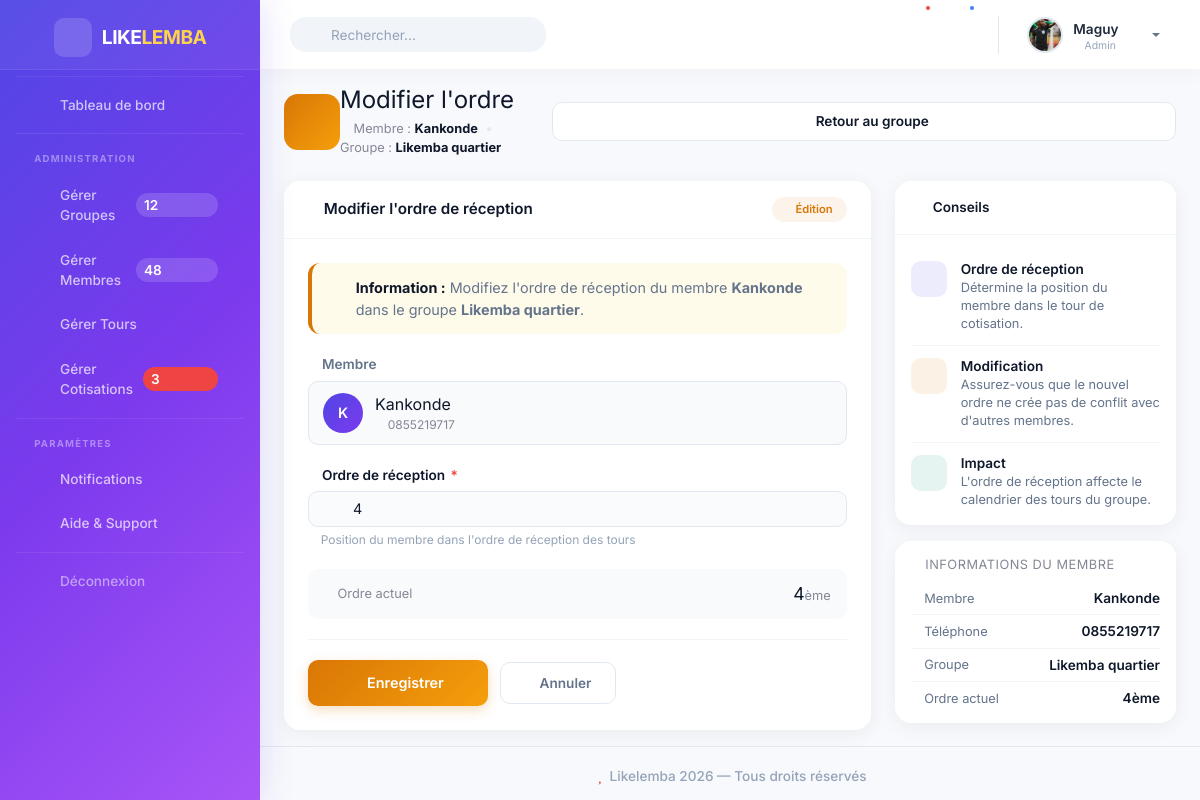
Screenshot of /membres/14/ordre/ (signed in) with the database file from the repository.
### authentification/models.py (models this page shows)
class Utilisateur(AbstractUser):
    telephone = models.CharField(max_length=20)
    ROLE_CHOICES = [
        ('ADMIN', 'Admin'),
        ('MEMBRE', 'Membre')
    ]
    role = models.CharField(max_length=10, choices=ROLE_CHOICES)
    photo = models.ImageField(upload_to='profiles/', null=True, blank=True)
    is_verified = models.BooleanField(default=False)

### likelemba_app/models.py (models this page shows, shortened)
class MembreGroupe(models.Model):
    utilisateur = models.ForeignKey(
        Utilisateur,
        on_delete=models.CASCADE,
        null=True,
        blank=True
    )
    groupe = models.ForeignKey(
        Groupe,
        on_delete=models.CASCADE,
        null=True,
        blank=True
    )
    nom = models.CharField(max_length=100, null=True, blank=True)
    telephone = models.CharField(max_length=20, blank=True)
    ordre_reception = models.IntegerField()
    date_inscription = models.DateTimeField(auto_now_add=True)
    @property
    def nom_affiche(self):
        if self.utilisateur:
            return self.utilisateur.username
        return self.nom or "Membre sans nom"
    class Meta:
        unique_together = ('utilisateur', 'groupe')

class Groupe(models.Model):
    FREQUENCE_CHOICES = [
        ('QUOTIDIEN', 'Quotidien'),
        ('HEBDOMADAIRE', 'Hebdomadaire'),
        ('MENSUEL', 'Mensuel'),
        ('ANNUEL', 'Annuel')
    ]
    STATUT_CHOICES = [
        ('ACTIF', 'Actif'),
        ('TERMINE', 'Terminé')
    ]
    nom = models.CharField(max_length=100)
    montant_cotisation = models.DecimalField(
        max_digits=10,
        decimal_places=2
    )
    frequence = models.CharField(max_length=20, choices=FREQUENCE_CHOICES)
    date_debut = models.DateField()
    statut = models.CharField(max_length=20, choices = STATUT_CHOICES, default='ACTIF')
    date_creation = models.DateTimeField(auto_now_add=True, null=True)
    admin = models.ForeignKey(
        Utilisateur,
        on_delete=models.CASCADE
    )

### likelemba_app/views.py (the view)
# urls.py: path('membres/<int:id>/ordre/', modifier_ordre_membre, name='modifier_ordre_membre'),
@login_required(login_url="login")
def modifier_ordre_membre(request, id):
    membre = get_object_or_404(
        MembreGroupe,
        id=id,
        groupe__admin=request.user  # 🔐 sécurité
    )
    if request.method == 'POST':
        form = OrdreMembreForm(request.POST, instance=membre, groupe=membre.groupe)
        if form.is_valid():
            form.save()
            messages.success(request, "Ordre modifié avec succès")
            return redirect('membres_groupe', groupe_id=membre.groupe.id)
    else:
        form = OrdreMembreForm(instance=membre, groupe=membre.groupe)
    return render(request, 'membres/modifier_ordre.html', {
        'form': form,
        'membre': membre
    })

### likelemba/templates/membres/modifier_ordre.html (shortened to what this page needs)
{% extends 'base.html' %}
{% load static %}
{% block content %}
<div class="page-header mb-3 mb-md-4">
    <div class="d-flex flex-column flex-sm-row justify-content-between align-items-start align-items-sm-center gap-3">
        <div>
            <div class="d-flex align-items-center gap-3">
                <div class="group-avatar-large" style="background: linear-gradient(135deg, #d97706, #f59e0b);">
                    <i class="fas fa-sort-numeric-up"></i>
                </div>
                <div>
                    <h1 class="h4 h-md-3 mb-1 fw-bold" style="color: #0f172a;">
                        Modifier l'ordre
                    </h1>
                    <p class="text-muted small mb-0">
                        <i class="fas fa-user me-1" style="color: #4f46e5;"></i>
                        Membre : <strong style="color: #0f172a;">{{ membre.nom_affiche }}</strong>
                        <span class="bullet">•</span>
                        <i class="fas fa-layer-group me-1" style="color: #4f46e5;"></i>
                        Groupe : <strong style="color: #0f172a;">{{ membre.groupe.nom }}</strong>
                    </p>
                </div>
            </div>
        </div>
        <a href="{% url 'membres_groupe' membre.groupe.id %}" class="btn btn-outline-modern w-100 w-sm-auto">
            <i class="fas fa-arrow-left me-1"></i>
            <span class="d-none d-sm-inline">Retour au groupe</span>
        </a>
    </div>
</div>
<div class="row g-3 g-md-4">
    <div class="col-12 col-lg-8">
        <div class="card-modern">
            <div class="card-modern-header d-flex flex-wrap justify-content-between align-items-center gap-2">
                <span class="card-modern-title">
                    <i class="fas fa-edit me-2" style="color: #d97706;"></i>
                    Modifier l'ordre de réception
                </span>
                <span class="badge-step">
                    <i class="fas fa-circle me-1" style="font-size: 0.4rem;"></i>
                    Édition
                </span>
            </div>
            <div class="card-modern-body">
                <div class="info-banner" style="border-left-color: #d97706;">
                    <i class="fas fa-info-circle" style="color: #d97706; font-size: 1.1rem;"></i>
                    <div>
                        <strong style="color: #0f172a;">Information :</strong>
                        <span style="color: #64748b;">
                            Modifiez l'ordre de réception du membre <strong>{{ membre.nom_affiche }}</strong> dans le groupe <strong>{{ membre.groupe.nom }}</strong>.
                        </span>
                    </div>
                </div>
                <form method="POST" id="updateOrderForm" novalidate>
                    <div class="form-group-modern">
                        <label class="form-label-modern" style="color: #64748b;">
                            <i class="fas fa-user me-1" style="color: #4f46e5;"></i>
                            Membre
                        </label>
                        <div class="info-display">
                            <div class="info-display-icon" style="background: linear-gradient(135deg, #4f46e5, #7c3aed);">
                                {{ membre.nom_affiche|make_list|first|upper }}
                            </div>
                            <div>
                                <span class="fw-semibold" style="color: #0f172a;">{{ membre.nom_affiche }}</span>
                                {% if membre.telephone %}
                                    <small class="d-block text-muted" style="font-size: 0.75rem;">
                                        <i class="fas fa-phone me-1"></i>
                                        {{ membre.telephone }}
                                    </small>
                                {% endif %}
                            </div>
                        </div>
                    </div>
                    <div class="form-group-modern">
                        <label for="id_ordre_reception" class="form-label-modern">
                            <i class="fas fa-sort-numeric-up me-1" style="color: #7c3aed;"></i>
                            Ordre de réception
                            <span class="required">*</span>
                        </label>
                        <div class="input-wrapper-modern">
                            {{ form.ordre_reception }}
                        </div>
                        <small class="form-hint">
                            <i class="fas fa-info-circle me-1"></i>
                            Position du membre dans l'ordre de réception des tours
                        </small>
                    </div>
                    <div class="form-group-modern" style="background: #f8fafc; border-radius: 10px; padding: 12px 16px; margin-bottom: 20px;">
                        <div class="d-flex justify-content-between align-items-center">
                            <span class="text-muted small">
                                <i class="fas fa-info-circle me-1"></i>
                                Ordre actuel
                            </span>
                            <span class="fw-bold" style="color: #0f172a; font-size: 1.1rem;">
                                {{ membre.ordre_reception }}<span class="text-muted" style="font-size: 0.8rem;">ème</span>
                            </span>
                        </div>
                    </div>
                    <div class="form-actions">
                        <button type="submit" class="btn-submit" id="submitBtn">
                            <span class="btn-text">
                                <i class="fas fa-save me-2"></i>
                                Enregistrer
                            </span>
                        </button>
                        <a href="{% url 'membres_groupe' membre.groupe.id %}" class="btn-cancel-form">
                            <i class="fas fa-times me-1"></i>
                            Annuler
                        </a>
                    </div>
                </form>
            </div>
        </div>
    </div>
    <div class="col-12 col-lg-4">
        <div class="card-modern">
            <div class="card-modern-header">
                <span class="card-modern-title" style="font-size: 0.85rem;">
                    <i class="fas fa-lightbulb me-2" style="color: #f59e0b;"></i>
                    Conseils
                </span>
            </div>
            <div class="card-modern-body" style="padding: 14px 16px 16px;">
                <div class="tip-item">
                    <div class="tip-icon" style="background: rgba(79, 70, 229, 0.1); color: #4f46e5;">
                        <i class="fas fa-sort-numeric-up"></i>
                    </div>
                    <div>
                        <h6>Ordre de réception</h6>
                        <p>Détermine la position du membre dans le tour de cotisation.</p>
                    </div>
                </div>
                <div class="tip-item">
                    <div class="tip-icon" style="background: rgba(217, 119, 6, 0.1); color: #d97706;">
                        <i class="fas fa-exchange-alt"></i>
                    </div>
                    <div>
                        <h6>Modification</h6>
                        <p>Assurez-vous que le nouvel ordre ne crée pas de conflit avec d'autres membres.</p>
                    </div>
                </div>
                <div class="tip-item" style="border-bottom: none; padding-bottom: 0;">
                    <div class="tip-icon" style="background: rgba(5, 150, 105, 0.1); color: #059669;">
                        <i class="fas fa-info-circle"></i>
                    </div>
                    <div>
                        <h6>Impact</h6>
                        <p>L'ordre de réception affecte le calendrier des tours du groupe.</p>
                    </div>
                </div>
            </div>
        </div>
        <div class="card-modern mt-3">
            <div class="card-modern-body" style="padding: 14px 16px;">
                <p class="text-muted small mb-2 fw-semibold text-uppercase" style="letter-spacing: 0.5px;">
                    <i class="fas fa-file-alt me-1"></i>
                    Informations du membre
                </p>
                <div class="summary-item">
                    <span class="summary-label">
                        <i class="fas fa-user me-1" style="color: #4f46e5;"></i>
                        Membre
                    </span>
                    <span class="summary-value">{{ membre.nom_affiche }}</span>
                </div>
                <div class="summary-item">
                    <span class="summary-label">
                        <i class="fas fa-phone me-1" style="color: #059669;"></i>
                        Téléphone
                    </span>
                    <span class="summary-value">{{ membre.telephone|default:"—" }}</span>
                </div>
                <div class="summary-item">
                    <span class="summary-label">
                        <i class="fas fa-layer-group me-1" style="color: #4f46e5;"></i>
                        Groupe
                    </span>
                    <span class="summary-value">{{ membre.groupe.nom }}</span>
                </div>
                <div class="summary-item" style="border-bottom: none; padding-bottom: 0;">
                    <span class="summary-label">
                        <i class="fas fa-sort-numeric-up me-1" style="color: #7c3aed;"></i>
                        Ordre actuel
                    </span>
                    <span class="summary-value">{{ membre.ordre_reception }}ème</span>
                </div>
            </div>
        </div>
    </div>
</div>
{% endblock %}

### likelemba/templates/components/navbar.html (shortened to what this page needs)
{% load static %}
<nav class="navbar navbar-expand navbar-light bg-white topbar mb-0 static-top shadow-sm">
    <form class="d-none d-sm-inline-block form-inline mr-auto my-2 my-md-0">
        <div class="search-wrapper">
            <i class="fas fa-search search-icon"></i>
            <input type="text" class="form-control" placeholder="Rechercher...">
        </div>
    </form>
    <ul class="navbar-nav ml-auto align-items-center" style="flex-direction: row; gap: 2px;">
        <li class="nav-item">
            <a class="nav-link" href="#" role="button" style="position: relative;">
                <i class="fas fa-bell fa-fw" style="font-size: 1.1rem;"></i>
                <span class="badge-dot"></span>
            </a>
        </li>
        <li class="nav-item">
            <a class="nav-link" href="#" role="button" style="position: relative;">
                <i class="fas fa-envelope fa-fw" style="font-size: 1.1rem;"></i>
                <span class="badge-dot blue"></span>
            </a>
        </li>
        <li class="nav-item">
            <a class="nav-link dropdown-toggle user-profile" href="#" id="userDropdown" role="button" data-toggle="dropdown" aria-haspopup="true" aria-expanded="false">
                {% if request.user.photo %}
                    <img src="{{ request.user.photo.url }}" alt="Photo de profil">
                {% else %}
                    <img src="{% static 'img/undraw_profile_2.svg' %}" alt="Photo de profil">
                {% endif %}
                <div class="user-info d-none d-lg-block">
                    <span class="user-name">{{ request.user.username }}</span>
                    <span class="user-role">
                        <i class="fas fa-circle" style="color: #22c55e;"></i>
                        {{ request.user.get_role_display }}
                    </span>
                </div>
                <i class="fas fa-chevron-down chevron"></i>
            </a>
        </li>
    </ul>
</nav>

### rows the page displays
Utilisateur: user.photo (picture), user.username "Maguy", user.role "Admin"
MembreGroupe: nom_affiche "Kankonde", groupe.nom "Likemba quartier", nom_affiche|make_list "K", telephone "0855219717", ordre_reception "4"
